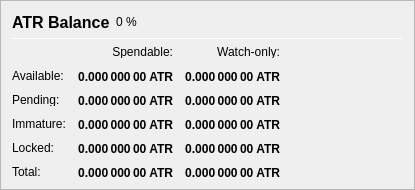
                       <widget class="QFrame" name="frame_Balances">
                        <property name="sizePolicy">
                         <sizepolicy hsizetype="Fixed" vsizetype="Fixed">
                          <horstretch>0</horstretch>
                          <verstretch>0</verstretch>
                         </sizepolicy>
                        </property>
                        <property name="minimumSize">
                         <size>
                          <width>415</width>
                          <height>190</height>
                         </size>
                        </property>
                        <property name="maximumSize">
                         <size>
                          <width>415</width>
                          <height>190</height>
                         </size>
                        </property>
                        <property name="baseSize">
                         <size>
                          <width>415</width>
                          <height>190</height>
                         </size>
                        </property>
                        <property name="frameShape">
                         <enum>QFrame::StyledPanel</enum>
                        </property>
                        <property name="frameShadow">
                         <enum>QFrame::Raised</enum>
                        </property>
                        <layout class="QVBoxLayout" name="verticalLayout_4">
                         <item>
                          <layout class="QHBoxLayout" name="horizontalLayout_4">
                           <item>
                            <widget class="QLabel" name="label_5">
                             <property name="minimumSize">
                              <size>
                               <width>0</width>
                               <height>20</height>
                              </size>
                             </property>
                             <property name="font">
                              <font>
                               <pointsize>12</pointsize>
                               <weight>75</weight>
                               <bold>true</bold>
                              </font>
                             </property>
                             <property name="text">
                              <string>ATR Balance</string>
                             </property>
                            </widget>
                           </item>
                           <item>
                            <widget class="QLabel" name="labelATRPercent">
                             <property name="text">
                              <string notr="true">0 %</string>
                             </property>
                            </widget>
                           </item>
                           <item>
                            <spacer name="horizontalSpacer_3">
                             <property name="orientation">
                              <enum>Qt::Horizontal</enum>
                             </property>
                             <property name="sizeHint" stdset="0">
                              <size>
                               <width>40</width>
                               <height>20</height>
                              </size>
                             </property>
                            </spacer>
                           </item>
                          </layout>
                         </item>
                         <item>
                          <widget class="Line" name="line_Balance">
                           <property name="minimumSize">
                            <size>
                             <width>0</width>
                             <height>1</height>
                            </size>
                           </property>
                           <property name="maximumSize">
                            <size>
                             <width>16777215</width>
                             <height>1</height>
                            </size>
                           </property>
                           <property name="orientation">
                            <enum>Qt::Horizontal</enum>
                           </property>
                          </widget>
                         </item>
                         <item>
                          <layout class="QGridLayout" name="gridLayout">
                           <property name="spacing">
                            <number>12</number>
                           </property>
                           <item row="0" column="1">
                            <widget class="QLabel" name="labelSpendable">
                             <property name="text">
                              <string>Spendable:</string>
                             </property>
                             <property name="alignment">
                              <set>Qt::AlignRight|Qt::AlignTrailing|Qt::AlignVCenter</set>
                             </property>
                            </widget>
                           </item>
                           <item row="4" column="2">
                            <widget class="QLabel" name="labelWatchLocked">
                             <property name="font">
                              <font>
                               <weight>75</weight>
                               <bold>true</bold>
                              </font>
                             </property>
                             <property name="cursor">
                              <cursorShape>IBeamCursor</cursorShape>
                             </property>
                             <property name="toolTip">
                              <string>Current locked balance in watch-only addresses</string>
                             </property>
                             <property name="text">
                              <string notr="true">0.000 000 00 ATR</string>
                             </property>
                             <property name="alignment">
                              <set>Qt::AlignRight|Qt::AlignTrailing|Qt::AlignVCenter</set>
                             </property>
                             <property name="textInteractionFlags">
                              <set>Qt::LinksAccessibleByMouse|Qt::TextSelectableByKeyboard|Qt::TextSelectableByMouse</set>
                             </property>
                            </widget>
                           </item>
                           <item row="4" column="1">
                            <widget class="QLabel" name="labelLockedBalance">
                             <property name="font">
                              <font>
                               <weight>75</weight>
                               <bold>true</bold>
                              </font>
                             </property>
                             <property name="cursor">
                              <cursorShape>IBeamCursor</cursorShape>
                             </property>
                             <property name="toolTip">
                              <string>Locked ATR or Masternode collaterals. These are excluded from zATR minting.</string>
                             </property>
                             <property name="text">
                              <string notr="true">0.000 000 00 ATR</string>
                             </property>
                             <property name="alignment">
                              <set>Qt::AlignRight|Qt::AlignTrailing|Qt::AlignVCenter</set>
                             </property>
                             <property name="textInteractionFlags">
                              <set>Qt::LinksAccessibleByMouse|Qt::TextSelectableByKeyboard|Qt::TextSelectableByMouse</set>
                             </property>
                            </widget>
                           </item>
                           <item row="3" column="0">
                            <widget class="QLabel" name="labelImmatureText">
                             <property name="text">
                              <string>Immature:</string>
                             </property>
                            </widget>
                           </item>
                           <item row="1" column="1">
                            <widget class="QLabel" name="labelBalance">
                             <property name="font">
                              <font>
                               <weight>75</weight>
                               <bold>true</bold>
                              </font>
                             </property>
                             <property name="cursor">
                              <cursorShape>IBeamCursor</cursorShape>
                             </property>
                             <property name="toolTip">
                              <string>Your current spendable balance</string>
                             </property>
                             <property name="text">
                              <string notr="true">0.000 000 00 ATR</string>
                             </property>
                             <property name="alignment">
                              <set>Qt::AlignRight|Qt::AlignTrailing|Qt::AlignVCenter</set>
                             </property>
                             <property name="textInteractionFlags">
                              <set>Qt::LinksAccessibleByMouse|Qt::TextSelectableByKeyboard|Qt::TextSelectableByMouse</set>
                             </property>
                            </widget>
                           </item>
                           <item row="4" column="0">
                            <widget class="QLabel" name="labelLockedBalanceText">
                             <property name="toolTip">
                              <string>Locked ATR or Masternode collaterals. These are excluded from zATR minting.</string>
                             </property>
                             <property name="text">
                              <string>Locked:</string>
                             </property>
                            </widget>
                           </item>
                           <item row="2" column="1">
                            <widget class="QLabel" name="labelUnconfirmed">
                             <property name="font">
                              <font>
                               <weight>75</weight>
                               <bold>true</bold>
                              </font>
                             </property>
                             <property name="cursor">
                              <cursorShape>IBeamCursor</cursorShape>
                             </property>
                             <property name="toolTip">
                              <string>Total of transactions that have yet to be confirmed, and do not yet count toward the spendable balance</string>
                             </property>
                             <property name="text">
                              <string notr="true">0.000 000 00 ATR</string>
                             </property>
                             <property name="alignment">
                              <set>Qt::AlignRight|Qt::AlignTrailing|Qt::AlignVCenter</set>
                             </property>
                             <property name="textInteractionFlags">
                              <set>Qt::LinksAccessibleByMouse|Qt::TextSelectableByKeyboard|Qt::TextSelectableByMouse</set>
                             </property>
                            </widget>
                           </item>
                           <item row="5" column="1">
                            <widget class="QLabel" name="labelTotal">
                             <property name="font">
                              <font>
                               <weight>75</weight>
                               <bold>true</bold>
                              </font>
                             </property>
                             <property name="cursor">
                              <cursorShape>IBeamCursor</cursorShape>
                             </property>
                             <property name="toolTip">
                              <string>Your current Altair2 balance, unconfirmed and immature transactions included</string>
                             </property>
                             <property name="text">
                              <string notr="true">0.000 000 00 ATR</string>
                             </property>
                             <property name="alignment">
                              <set>Qt::AlignRight|Qt::AlignTrailing|Qt::AlignVCenter</set>
                             </property>
                             <property name="textInteractionFlags">
                              <set>Qt::LinksAccessibleByMouse|Qt::TextSelectableByKeyboard|Qt::TextSelectableByMouse</set>
                             </property>
                            </widget>
                           </item>
                           <item row="3" column="1">
                            <widget class="QLabel" name="labelImmature">
                             <property name="font">
                              <font>
                               <weight>75</weight>
                               <bold>true</bold>
                              </font>
                             </property>
                             <property name="cursor">
                              <cursorShape>IBeamCursor</cursorShape>
                             </property>
                             <property name="toolTip">
                              <string>Staked or masternode rewards that has not yet matured</string>
                             </property>
                             <property name="text">
                              <string notr="true">0.000 000 00 ATR</string>
                             </property>
                             <property name="alignment">
                              <set>Qt::AlignRight|Qt::AlignTrailing|Qt::AlignVCenter</set>
                             </property>
                             <property name="textInteractionFlags">
                              <set>Qt::LinksAccessibleByMouse|Qt::TextSelectableByKeyboard|Qt::TextSelectableByMouse</set>
                             </property>
                            </widget>
                           </item>
                           <item row="1" column="0">
                            <widget class="QLabel" name="labelBalanceText">
                             <property name="text">
                              <string>Available:</string>
                             </property>
                            </widget>
                           </item>
                           <item row="0" column="2">
                            <widget class="QLabel" name="labelWatchonly">
                             <property name="text">
                              <string>Watch-only:</string>
                             </property>
                             <property name="alignment">
                              <set>Qt::AlignRight|Qt::AlignTrailing|Qt::AlignVCenter</set>
                             </property>
                            </widget>
                           </item>
                           <item row="5" column="0">
                            <widget class="QLabel" name="labelTotalText">
                             <property name="toolTip">
                              <string>Your current Altair2 balance, unconfirmed and immature transactions included</string>
                             </property>
                             <property name="text">
                              <string>Total:</string>
                             </property>
                            </widget>
                           </item>
                           <item row="3" column="2">
                            <widget class="QLabel" name="labelWatchImmature">
                             <property name="font">
                              <font>
                               <weight>75</weight>
                               <bold>true</bold>
                              </font>
                             </property>
                             <property name="cursor">
                              <cursorShape>IBeamCursor</cursorShape>
                             </property>
                             <property name="toolTip">
                              <string>Staked or masternode rewards in watch-only addresses that has not yet matured</string>
                             </property>
                             <property name="text">
                              <string notr="true">0.000 000 00 ATR</string>
                             </property>
                             <property name="alignment">
                              <set>Qt::AlignRight|Qt::AlignTrailing|Qt::AlignVCenter</set>
                             </property>
                             <property name="textInteractionFlags">
                              <set>Qt::LinksAccessibleByMouse|Qt::TextSelectableByKeyboard|Qt::TextSelectableByMouse</set>
                             </property>
                            </widget>
                           </item>
                           <item row="2" column="2">
                            <widget class="QLabel" name="labelWatchPending">
                             <property name="font">
                              <font>
                               <weight>75</weight>
                               <bold>true</bold>
                              </font>
                             </property>
                             <property name="cursor">
                              <cursorShape>IBeamCursor</cursorShape>
                             </property>
                             <property name="toolTip">
                              <string>Unconfirmed transactions to watch-only addresses</string>
                             </property>
                             <property name="text">
                              <string notr="true">0.000 000 00 ATR</string>
                             </property>
                             <property name="alignment">
                              <set>Qt::AlignRight|Qt::AlignTrailing|Qt::AlignVCenter</set>
                             </property>
                             <property name="textInteractionFlags">
                              <set>Qt::LinksAccessibleByMouse|Qt::TextSelectableByKeyboard|Qt::TextSelectableByMouse</set>
                             </property>
                            </widget>
                           </item>
                           <item row="5" column="3">
                            <spacer name="horizontalSpacer_9">
                             <property name="orientation">
                              <enum>Qt::Horizontal</enum>
                             </property>
                             <property name="sizeHint" stdset="0">
                              <size>
                               <width>40</width>
                               <height>20</height>
                              </size>
                             </property>
                            </spacer>
                           </item>
                           <item row="2" column="0">
                            <widget class="QLabel" name="labelPendingText">
                             <property name="text">
                              <string>Pending:</string>
                             </property>
                            </widget>
                           </item>
                           <item row="5" column="2">
                            <widget class="QLabel" name="labelWatchTotal">
                             <property name="font">
                              <font>
                               <weight>75</weight>
                               <bold>true</bold>
                              </font>
                             </property>
                             <property name="cursor">
                              <cursorShape>IBeamCursor</cursorShape>
                             </property>
                             <property name="toolTip">
                              <string>Current total balance in watch-only addresses</string>
                             </property>
                             <property name="text">
                              <string notr="true">0.000 000 00 ATR</string>
                             </property>
                             <property name="alignment">
                              <set>Qt::AlignRight|Qt::AlignTrailing|Qt::AlignVCenter</set>
                             </property>
                             <property name="textInteractionFlags">
                              <set>Qt::LinksAccessibleByMouse|Qt::TextSelectableByKeyboard|Qt::TextSelectableByMouse</set>
                             </property>
                            </widget>
                           </item>
                           <item row="1" column="2">
                            <widget class="QLabel" name="labelWatchAvailable">
                             <property name="font">
                              <font>
                               <weight>75</weight>
                               <bold>true</bold>
                              </font>
                             </property>
                             <property name="cursor">
                              <cursorShape>IBeamCursor</cursorShape>
                             </property>
                             <property name="toolTip">
                              <string>Your current balance in watch-only addresses</string>
                             </property>
                             <property name="text">
                              <string notr="true">0.000 000 00 ATR</string>
                             </property>
                             <property name="alignment">
                              <set>Qt::AlignRight|Qt::AlignTrailing|Qt::AlignVCenter</set>
                             </property>
                             <property name="textInteractionFlags">
                              <set>Qt::LinksAccessibleByMouse|Qt::TextSelectableByKeyboard|Qt::TextSelectableByMouse</set>
                             </property>
                            </widget>
                           </item>
                          </layout>
                         </item>
                         <item>
                          <spacer name="verticalSpacer_3">
                           <property name="orientation">
                            <enum>Qt::Vertical</enum>
                           </property>
                           <property name="sizeHint" stdset="0">
                            <size>
                             <width>20</width>
                             <height>40</height>
                            </size>
                           </property>
                          </spacer>
                         </item>
                        </layout>
                       </widget>
